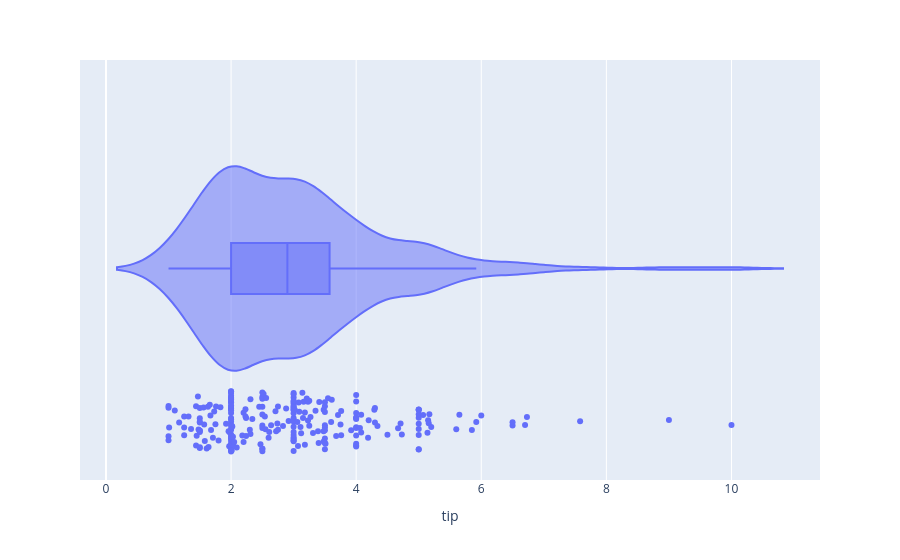

Notebook source saved alongside this figure:
### Code cell
# ab mera sawal ha ki muja un points ko bhi dekna ha wa ha kaha par 
# we use the point parameter to all 
# Violin Plot (with Box + Points)
px.violin(tips ,x = 'tip',box=True,points='all')

### Figure 1 — Plotly figure (JSON) as saved in the notebook; plotly's stock layout.template omitted (floating-point values rounded to 4 significant figures; data arrays with more than 128 entries replaced by an {"elided": "..."} marker saying what was removed)
{"data": [{"alignmentgroup": "True", "box": {"visible": true}, "hovertemplate": "tip=%{x}<extra></extra>", "legendgroup": "", "marker": {"color": "#636efa"}, "name": "", "offsetgroup": "", "orientation": "h", "points": "all", "scalegroup": "True", "showlegend": false, "type": "violin", "x": {"elided": "244 float values"}, "x0": " ", "xaxis": "x", "y0": " ", "yaxis": "y"}], "layout": {"legend": {"tracegroupgap": 0}, "margin": {"t": 60}, "violinmode": "group", "xaxis": {"anchor": "y", "domain": [0, 1], "title": {"text": "tip"}}, "yaxis": {"anchor": "x", "domain": [0, 1]}}}
